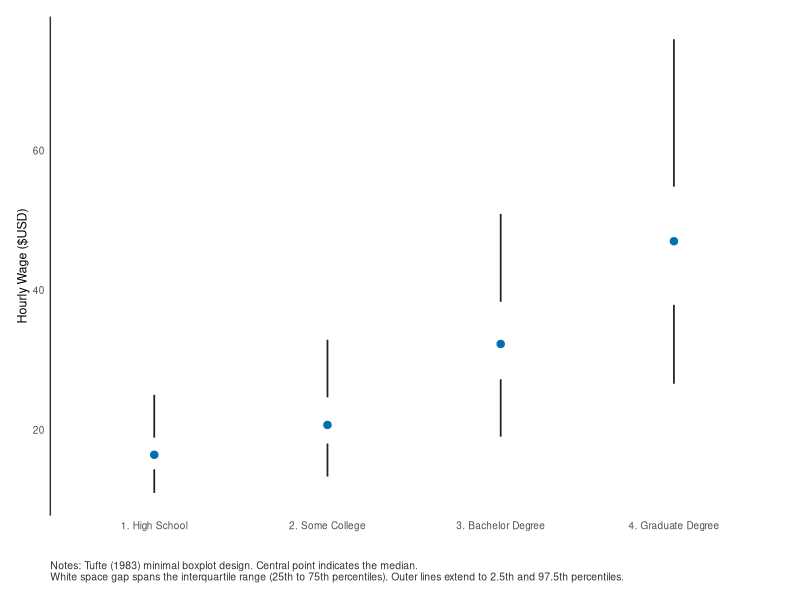
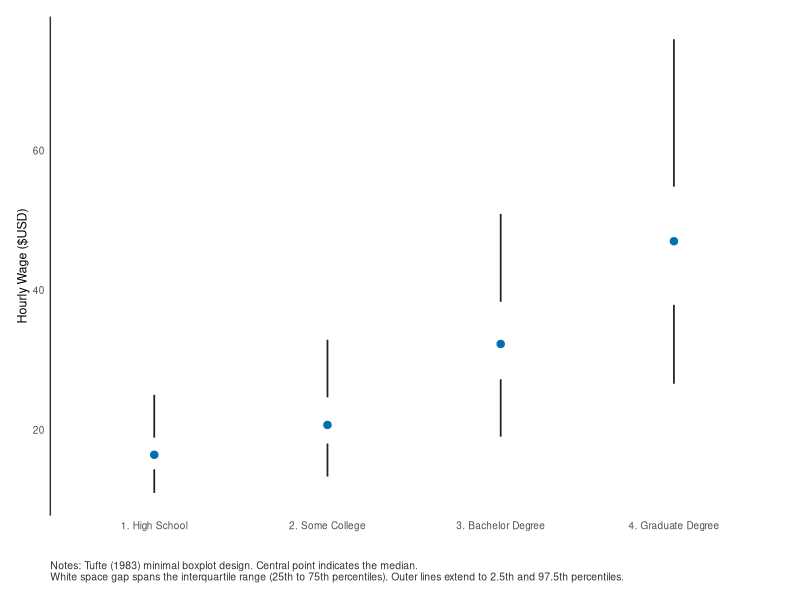
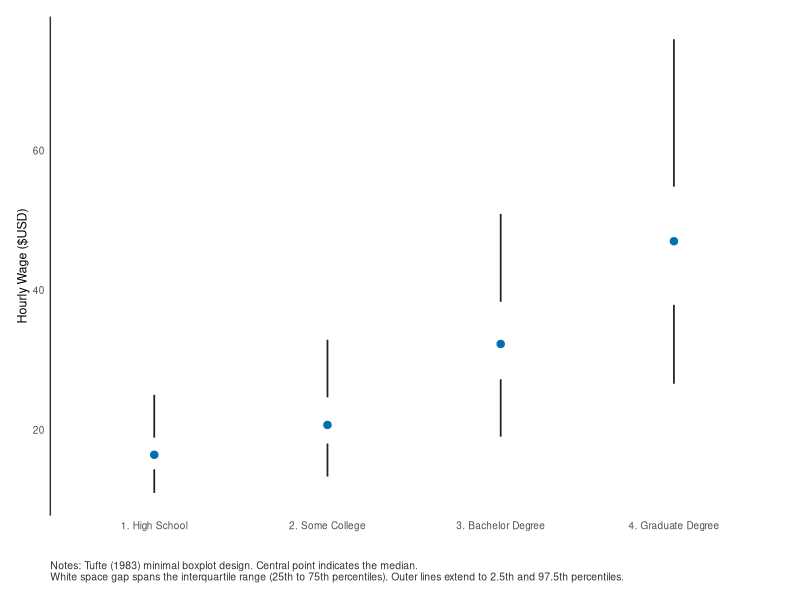

Write the R code that produced these figures, in order.
# Tufte Minimalist Boxplot and Rug Plot (R / ggplot2)
# Adheres to Edward Tufte's principles in The Visual Display of Quantitative Information (1983)
#
# Citations:
# - Tufte, E. R. (1983). The Visual Display of Quantitative Information. Cheshire, CT: Graphics Press.

suppressPackageStartupMessages({
  library(ggplot2)
})

# 1. Simulate Subgroup Microdata
simulate_tufte_data <- function(n_per_group = 300, seed = 42) {
  set.seed(seed)
  categories <- c("1. High School", "2. Some College", "3. Bachelor Degree", "4. Graduate Degree")
  means <- c(16.5, 21.0, 32.5, 46.0)
  sds <- c(3.5, 5.0, 8.5, 12.0)
  
  df_list <- list()
  for (i in seq_along(categories)) {
    wages <- rlnorm(n_per_group, meanlog = log(means[i]), sdlog = sds[i] / means[i])
    df_list[[i]] <- data.frame(education = categories[i], wage = wages)
  }
  do.call(rbind, df_list)
}

# 2. Render Tufte Minimal Boxplot Exhibit
plot_tufte_boxplot_r <- function(df, out_pdf = "tufte_boxplot_r.pdf", out_png = "tufte_boxplot_r.png") {
  stats_list <- lapply(split(df, df$education), function(sub) {
    p <- quantile(sub$wage, probs = c(0.025, 0.25, 0.50, 0.75, 0.975))
    data.frame(
      education = sub$education[1],
      q025 = p[1], q25 = p[2], q50 = p[3], q75 = p[4], q975 = p[5]
    )
  })
  stats_df <- do.call(rbind, stats_list)
  
  p <- ggplot(stats_df, aes(x = education)) +
    # Lower whisker: 2.5th to 25th percentile
    geom_linerange(aes(ymin = q025, ymax = q25), linewidth = 0.6, color = "#222222") +
    # Upper whisker: 75th to 97.5th percentile
    geom_linerange(aes(ymin = q75, ymax = q975), linewidth = 0.6, color = "#222222") +
    # Median marker: discrete point in the center of the IQR gap
    geom_point(aes(y = q50), size = 2.2, color = "#0072B2") +
    labs(
      x = "",
      y = "Hourly Wage ($USD)",
      caption = paste(
        "Notes: Tufte (1983) minimal boxplot design. Central point indicates the median.",
        "White space gap spans the interquartile range (25th to 75th percentiles). Outer lines extend to 2.5th and 97.5th percentiles.",
        sep = "\n"
      )
    ) +
    theme_minimal(base_size = 9, base_family = "sans") +
    theme(
      panel.grid = element_blank(),
      axis.line.y = element_line(color = "#333333", linewidth = 0.5),
      axis.line.x = element_blank(),
      plot.caption = element_text(size = 7.5, color = "#333333", hjust = 0, margin = margin(t = 10)),
      plot.margin = margin(12, 16, 12, 12)
    )
  
  ggsave(out_pdf, plot = p, width = 7.0, height = 4.5, device = "pdf")
  ggsave(out_png, plot = p, width = 7.0, height = 4.5, dpi = 300)
  message(sprintf("Saved: %s and %s", out_pdf, out_png))
  return(p)
}

main <- function() {
  args <- commandArgs(trailingOnly = FALSE)
  file_arg <- grep("^--file=", args, value = TRUE)
  if (length(file_arg) > 0) {
    script_dir <- dirname(normalizePath(sub("^--file=", "", file_arg[1]), winslash = "/"))
  } else {
    script_dir <- getwd()
  }
  
  dat <- simulate_tufte_data()
  out_pdf <- file.path(script_dir, "tufte_boxplot_r.pdf")
  out_png <- file.path(script_dir, "tufte_boxplot_r.png")
  plot_tufte_boxplot_r(dat, out_pdf, out_png)
}

if (!interactive()) {
  main()
}
